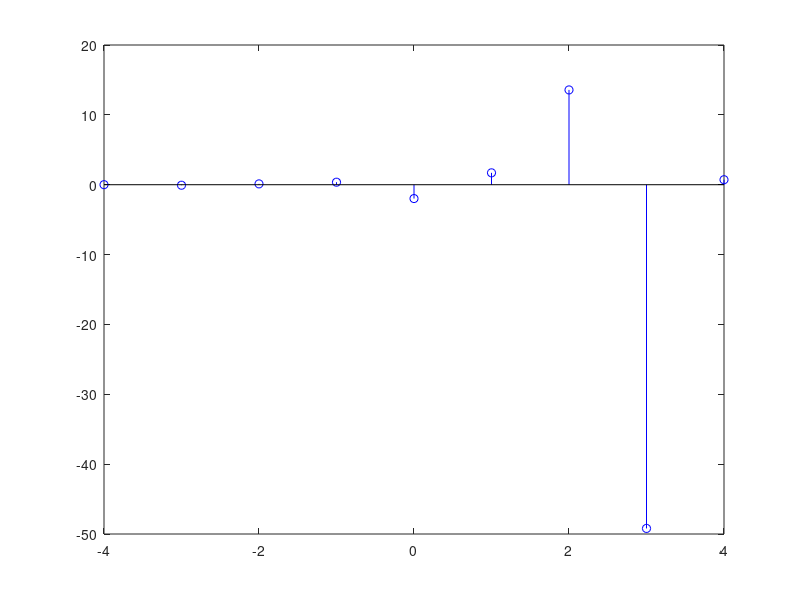

Write the MATLAB code that produced this figure.
% Ejecutar cada sección por separado
%% rango de tiempo
t = [-4:0.01:4];  % tiempo continuo
n  = [-4:1:4];    % tiempo discreto

%% Señal continua por partes
y = (t<1).*0.5 + (t>=1).*cos(pi*t);
plot(t,y,'b')

%% Señal continua por partes
y = (t<1).*0.5 + (t>=1).*cos(pi*t);
plot(t,y,'b')

%% Señal discreta por partes
y1 = (n<-1).*0 + (n>=-1).*(2.^(-n)+3.*n);
stem(n,y1)


%% SEÑALES FUNDAMENTALES
%% señal paso continua
u = (t<=0).*0 + (t>=0).*1;
plot(t,u,'b')
%% señal paso discreta
u_d = (n<=0).*0 + (n>=0).*1;
stem(n,u_d,'b')

%% señal rampa continua
r = (t<=0).*0 + (t>=0).*t;
plot(t,r,'b')
%% señal rampa discreta
r_d= (n<=0).*0 + (n>=0).*n;
stem(n,r_d,'b')

%% señal exponencial compleja continua
C = 2*exp(3i)
a = 3*exp(2i)
y3 = C*exp(a.*t);
y3_real = real(y3);
plot(t,y3_real,'b')
%% señal exponencial compleja discreta
C = 2*exp(3i)
a = 3*exp(2i)
y4 = C*a.^(n);
y4_real = real(y4);
stem(n,y4_real,'b')